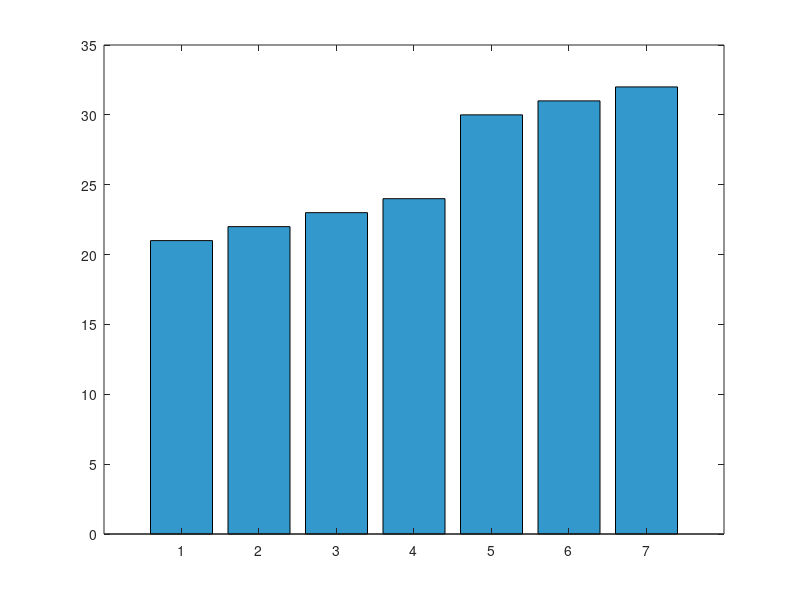

The MATLAB script that drew this image: (Note: this script raises an error after producing the figure.)
% Eksplorasi Awal dan Profil Data Transaksi
D = [21, 22, 23, 24, 30, 31, 32];


mean_D = mean(D);
median_D = median(D);
mode_D = mode(D); 
range_D = range(D);
std_D = std(D, 1); % Argumen '1' mengindikasikan perhitungan populasi

disp(['Mean: ', num2str(mean_D)]);
disp(['Median: ', num2str(median_D)]);
disp(['Modus: ', num2str(mode_D)]); % Karena tidak ada modus, MATLAB mengembalikan nilai terkecil
disp(['Range: ', num2str(range_D)]);
disp(['Std Deviasi: ', num2str(std_D)]);

figure('Name', 'Soal 1 - Diagram Batang Penjualan');
bar(D, 'FaceColor', [0.2 0.6 0.8]); hold on;
yline(mean_D, 'r--', 'Rata-rata', 'LineWidth', 1.5);
xlabel('Toko'); 
ylabel('Penjualan (Juta Rupiah)');
title('Penjualan Per Toko - NIM 2510514001');
saveas(gcf, 'Grafik_Soal1_2510514001.png');
hold off;
